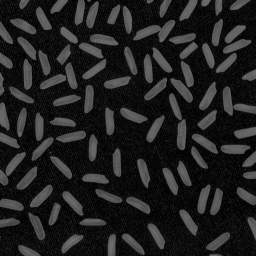
%> input picture DigitalImageProcessing/Session2/rice.gif, 256 x 256 px
$ octave Example2.m   (GNU Octave 9; MATLAB toolbox functions it lacks are replaced by stand-ins)
%> lines starting %> are read from the running program, lines starting %| are printed output that depends on the picture; in (x1, y1, x2, y2) boxes, pixels count from 0 and x2, y2 are one past the last pixel; in counts of white or black regions, pixels touching at a corner belong together; the program's own positions count from 1
% @author EliasDH Team
% @see https://eliasdh.com
% @since 01/01/2025

% Exercise 2: Region Properties
rice = imread('rice.gif');
%> rice is the input picture: size 256x256 uint8; min 0, max 113, mean 32.3
figure, imshow(rice);

bw = imbinarize(rice);
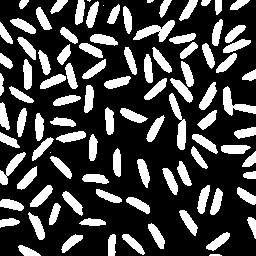
%> bw: size 256x256 logical; 27% white; 99 white regions (4 under 20 px), largest, box (x1, y1, x2, y2) and area: (133, 20, 175, 42) 404, (169, 93, 186, 150) 399, (223, 86, 256, 116) 376
bw = bwareaopen(bw, 20);
labeled = bwlabel(bw);
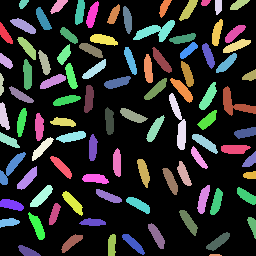
%> labeled: size 256x256 double; 96 distinct labels, from 0 to 95; one colour per label, 0 black
stats = regionprops(labeled,'Area','PixelIdxList');
%> stats = 95 regions; largest, Area: 404, 399, 376, 286, 236

areas = [stats.Area];
%> areas = 95 values, max 404 at index 55, min 23 at index 80, mean 185.8
avgArea = mean(areas);
%> avgArea = 185.8

good = bw;
for k = 1:length(stats)
    if stats(k).Area < avgArea
        good(stats(k).PixelIdxList) = 0;
    end
end
%> this loop made 95 passes
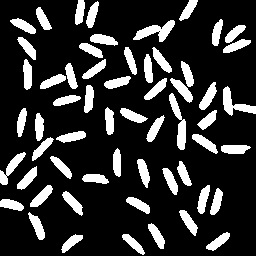
%> good: size 256x256 logical; 19.1% white; 58 white regions, largest, box (x1, y1, x2, y2) and area: (133, 20, 175, 42) 404, (169, 93, 186, 150) 399, (223, 86, 256, 116) 376

subplot(1,2,1), imshow(rice), title('Original grains');
subplot(1,2,2), imshow(good), title('Filtered grains');

badCount = sum(areas < avgArea);
%> badCount = 37
fprintf('Bad grains removed: %d\n', badCount);
%| Bad grains removed: 37

$ run again, with DigitalImageProcessing/Session2/bone-scan-GE.tif saved as DigitalImageProcessing/Session2/rice.gif
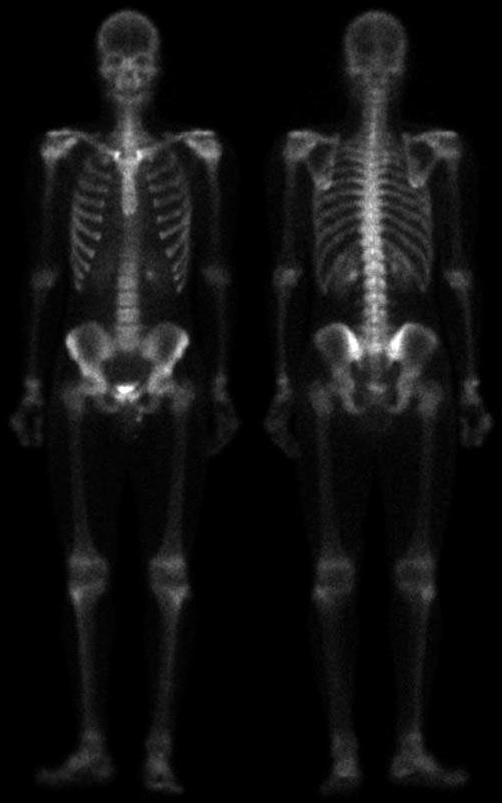
%> input picture DigitalImageProcessing/Session2/bone-scan-GE.tif, 502 x 803 px
%> rice is the input picture: size 803x502 uint8; min 0, max 255, mean 17.1
%> `labeled = bwlabel(bw);`:
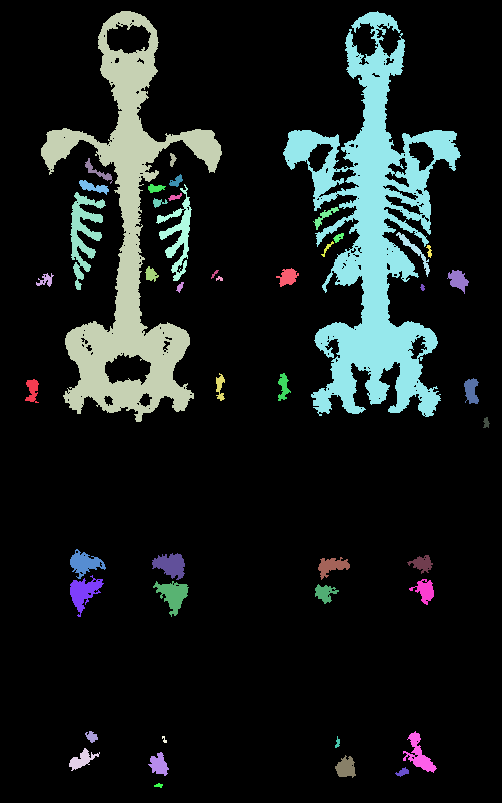
%> labeled: size 803x502 double; 47 distinct labels, from 0 to 46; one colour per label, 0 black
%> stats = 46 regions; largest, Area: 24331, 19636, 1398, 1089, 637
%> areas = 46 values, max 24331 at index 29, min 20 at index 19, mean 1189.5
%> avgArea = 1189.5
%> the loop `for k = 1:length(stats)` made 46 passes
%> after the loop `for k = 1:length(stats)`:
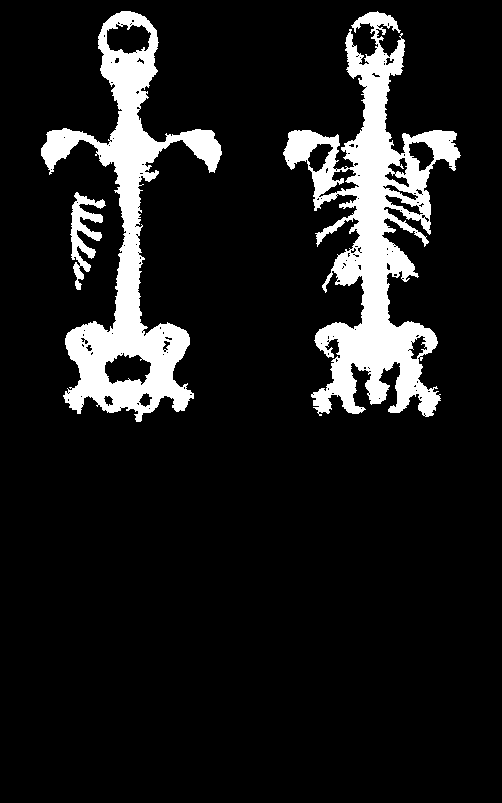
%> good: size 803x502 logical; 11.3% white; 3 white regions, box (x1, y1, x2, y2) and area: (283, 11, 461, 417) 24331, (41, 11, 222, 422) 19636, (70, 192, 106, 290) 1398
%> badCount = 43
%| Bad grains removed: 43
